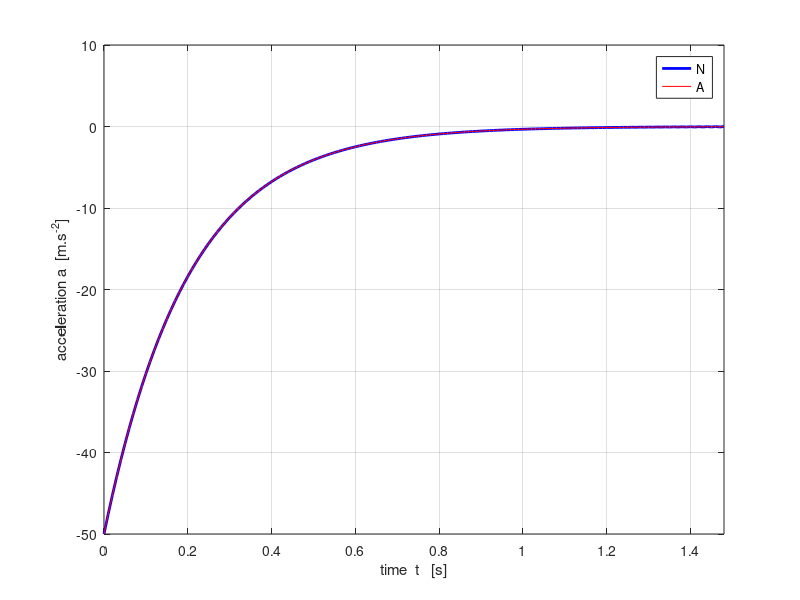
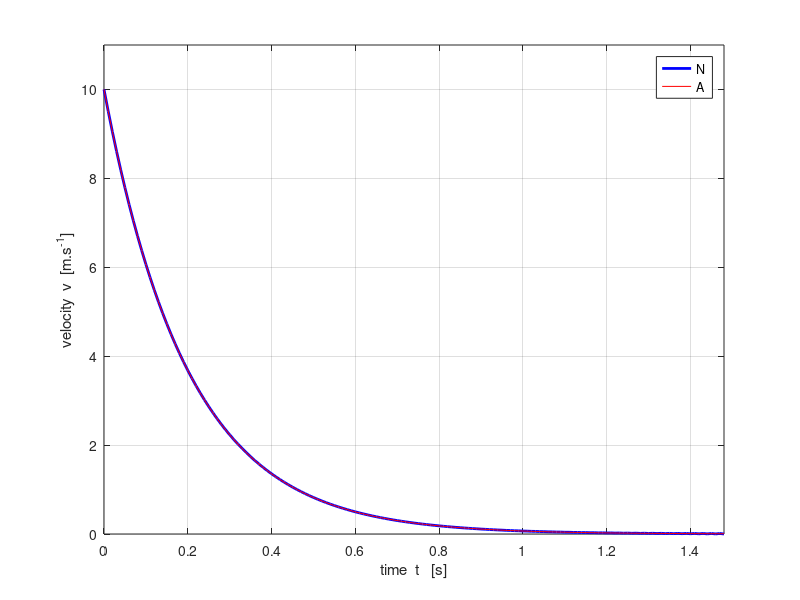
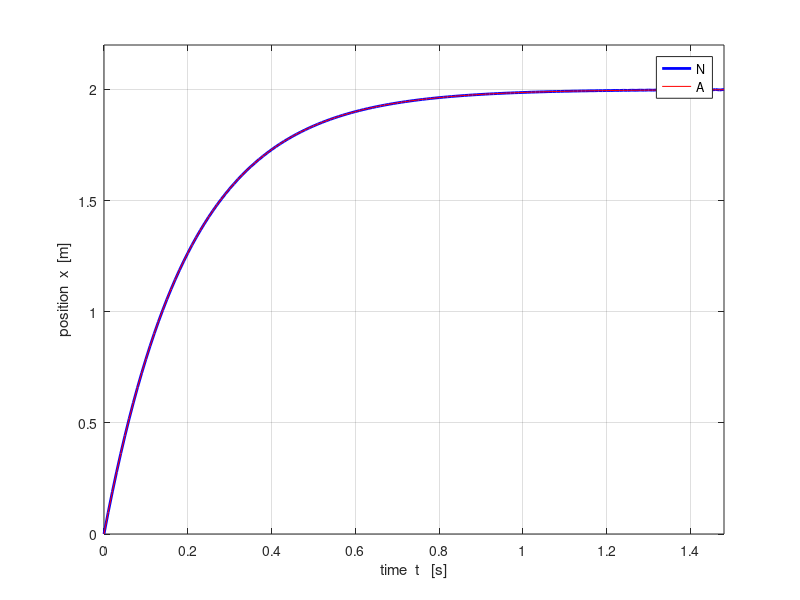
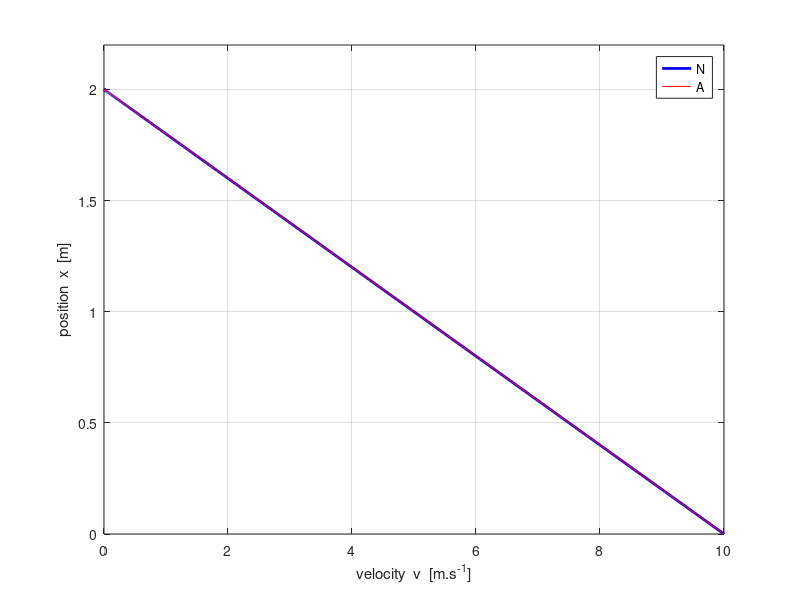

Write the MATLAB code that produced these figures, in order.
% mec_fr_bv.m
% 20 apr 2015
% Ian Cooper   School of Physics   University of Sydney
% cooper@physics.usyd.edu.au
% http://www.physics.usyd.edu.au/teach_res/mp/mphome.htm
clear all
close all
clc

% Input Parameters -------------------------------------------------------
   m = 2;
   b = 10;
   v0 = 10;
   dt = 1e-2;

% SETUP ------------------------------------------------------------------
   k = (b/m)*dt;
   t(1) = 0; t(2) = dt;
   v(1) = v0;
   a(1) = -(b/m) * v(1);
   v(2) = v(1) + a(1) * dt;
   a(2) = -(b/m) * v(2);
   v(2) = v(1) + 0.5*(a(1)+a(2)) * dt;
    
   flag = 1;
   c = 3;

% NUMERICAL APPROACH -----------------------------------------------------

while flag > 0,
    v(c) = v(c-2) - 2* k * v(c-1);
    t(c) = t(c-1) + dt;
    if v(c) < 0
        flag = -10;
    end;
    c = c + 1;
end

x(1) = 0;
x(2) = 0.5*(v(1)+v(2)) * dt;

for cc = 3 : c-1
 x(cc) = x(cc-2) + 2*dt*v(cc-1);    
end

a = - (b/m) .* v;

% ANALYTICAL ANALYSIS ---------------------------------------------------
vA = v0 .* exp(-b*t/m);
xA = (m*v0/b) .* (1-exp(-b*t/m));
xAv = (b/m) .* (v0 - v);
aA = -(b/m) .* vA;

xStop = m*v0/b
tau = m/b
tau5 = 5*tau

figure(1)   % acceleration ------------------------------------------------
fs = 9;
set(gcf,'units','normalized','position',[0.1 0.2 0.18 0.22]);
tx = 'time  t   [s]';
ty = 'acceleration a  [m.s^{-2}]';
xP = t; yP = a;
Xrange = [0 1.0 * max(xP)];
Yrange = [0 1.1 * max(yP)];
   plot(xP,yP,'b','lineWidth',2)
hold on
yP = aA;
    plot(xP,yP,'r')
grid on
xlabel(tx); ylabel(ty);
set(gca,'Xlim',Xrange);
%set(gca,'Ylim',Yrange);
legend('N','A');

figure(2)   % velocity ----------------------------------------------------
fs = 9;
set(gcf,'units','normalized','position',[0.3 0.2 0.18 0.22]);
tx = 'time  t   [s]';
ty = 'velocity  v  [m.s^{-1}]';
xP = t; yP = v;
Xrange = [0 1.0 * max(xP)];
Yrange = [0 1.1 * max(yP)];
   plot(xP,yP,'b','lineWidth',2)
hold on
yP = vA;
    plot(xP,yP,'r')
grid on
xlabel(tx); ylabel(ty);
set(gca,'Xlim',Xrange);
set(gca,'Ylim',Yrange);
legend('N','A');


figure(3)    % displacement ---------------------------------------------
fs = 9;
set(gcf,'units','normalized','position',[0.5 0.2 0.18 0.22]);
tx = 'time  t   [s]';
ty = 'position  x  [m]';
xP = t; yP = x;
Xrange = [0 1.0 * max(xP)];
Yrange = [0 1.1 * max(yP)];
   plot(xP,yP,'b','lineWidth',2)
hold on
yP = xA;
    plot(xP,yP,'r')
grid on
xlabel(tx); ylabel(ty);
set(gca,'Xlim',Xrange);
set(gca,'Ylim',Yrange);
legend('N','A');

figure(4)    % displacement ---------------------------------------------
fs = 9;
set(gcf,'units','normalized','position',[0.7 0.2 0.18 0.22]);
tx = 'velocity  v  [m.s^{-1}]';
ty = 'position  x  [m]';
xP = v; yP = x;
Xrange = [0 1.0 * max(xP)];
Yrange = [0 1.1 * max(yP)];
   plot(xP,yP,'b','lineWidth',2)
hold on
yP = xA;
    plot(xP,yP,'r')
grid on
xlabel(tx); ylabel(ty);
set(gca,'Xlim',Xrange);
set(gca,'Ylim',Yrange);
legend('N','A');
